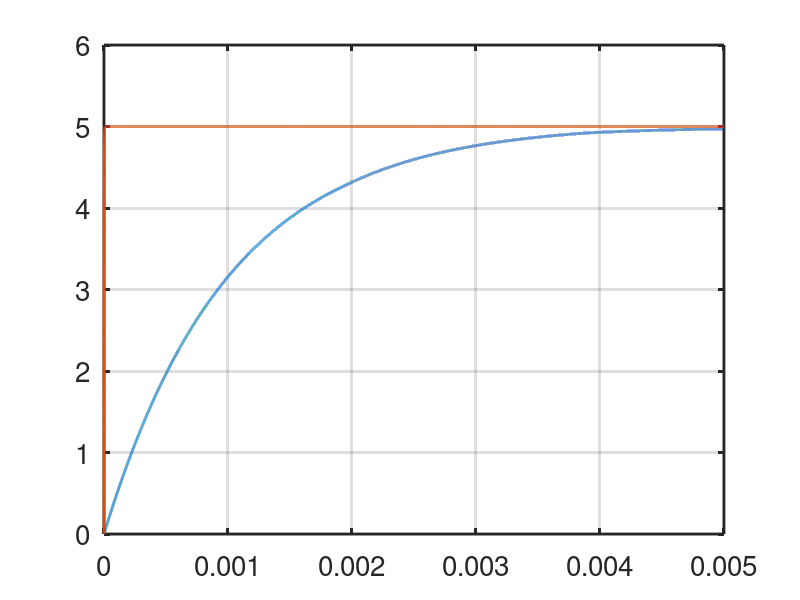

The MATLAB script that drew this image:

a = csvread('out.csv');
plot(a(:,1),a(:,3))
hold on
grid on
set(gca,'LineWidth',2)
set(gca,'fontsize',20)
set(findall(gcf,'Type','line'),'LineWidth',2)
a = csvread('out.csv');
plot(a(:,1),a(:,4))
hold on
grid on
set(gca,'LineWidth',2)
set(gca,'fontsize',20)
set(findall(gcf,'Type','line'),'LineWidth',2)
% a = csvread('out1');
% plot(a(:,1),a(:,3))
